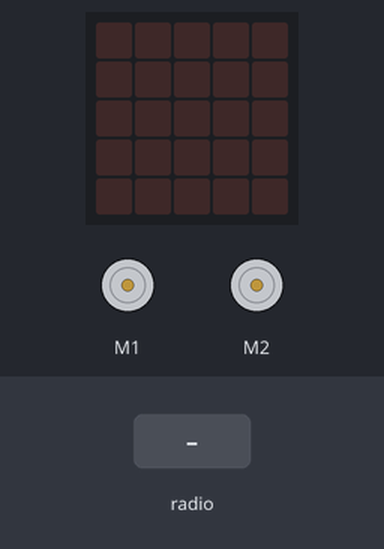
Simulated run of this program. Board: BBC micro:bit (MakeCode). Shown: the board's 5×5 LED display, 2 × DC motor (green arrow = forward, orange = backward, longer = faster). Inputs (shaded band) come from the test bench. No radio messages arrive unless stated (any console line starting 'radio sent:' is added by the test bench); what the program prints to the serial console is not drawn.

Above: at 1.2 s.
1.3 s: radio message "2" arrives
At 1.7 s:
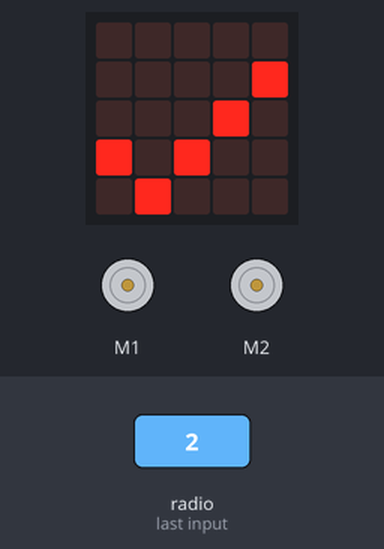
At 2.3 s:
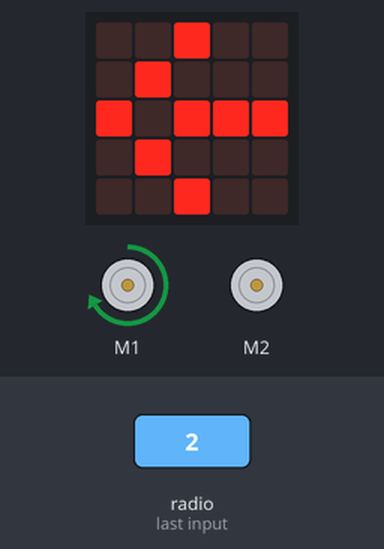
Timing chart, 0 to 4.3 s (numbered marks = the images above; inputs shaded):
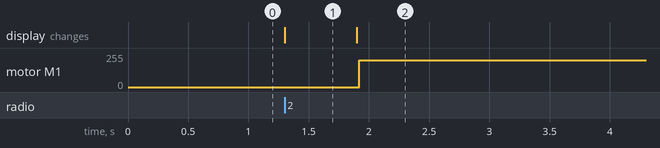

The program:

main.ts
```typescript
radio.onReceivedNumber(function (receivedNumber) {
    while (receivedNumber == 1) {
        maqueen.motorRun(maqueen.Motors.M2, maqueen.Dir.CW, 200)
        basic.showLeds(`
            . . # . .
            . . . # .
            # # # . #
            . . . # .
            . . # . .
            `)
        maqueen.motorStop(maqueen.Motors.M1)
    }
    basic.showIcon(IconNames.Yes)
    while (receivedNumber == 2) {
        maqueen.motorRun(maqueen.Motors.M1, maqueen.Dir.CW, 200)
        maqueen.motorStop(maqueen.Motors.M2)
        basic.showLeds(`
            . . # . .
            . # . . .
            # . # # #
            . # . . .
            . . # . .
            `)
    }
    if (receivedNumber == 3) {
        if (direccion == 0) {
            maqueen.motorRun(maqueen.Motors.All, maqueen.Dir.CW, 200)
        }
    }
})
let direccion = 0
radio.sendNumber(4)
direccion = 0
basic.forever(function () {
    radio.setGroup(130)
})
```

test.ts
```typescript
// aquí va el archivo "tests"; esto no se compilará cuando este paquete se utilice como una extensión.
```

Measured:
- after the input at 1.3 s, motor M1: stopped → forward 200/255 after 0.62 s; the display: changes at once (image 1)
- what the display in image 1 shows lasts 0.6 s, from 1.3 s to 1.9 s
